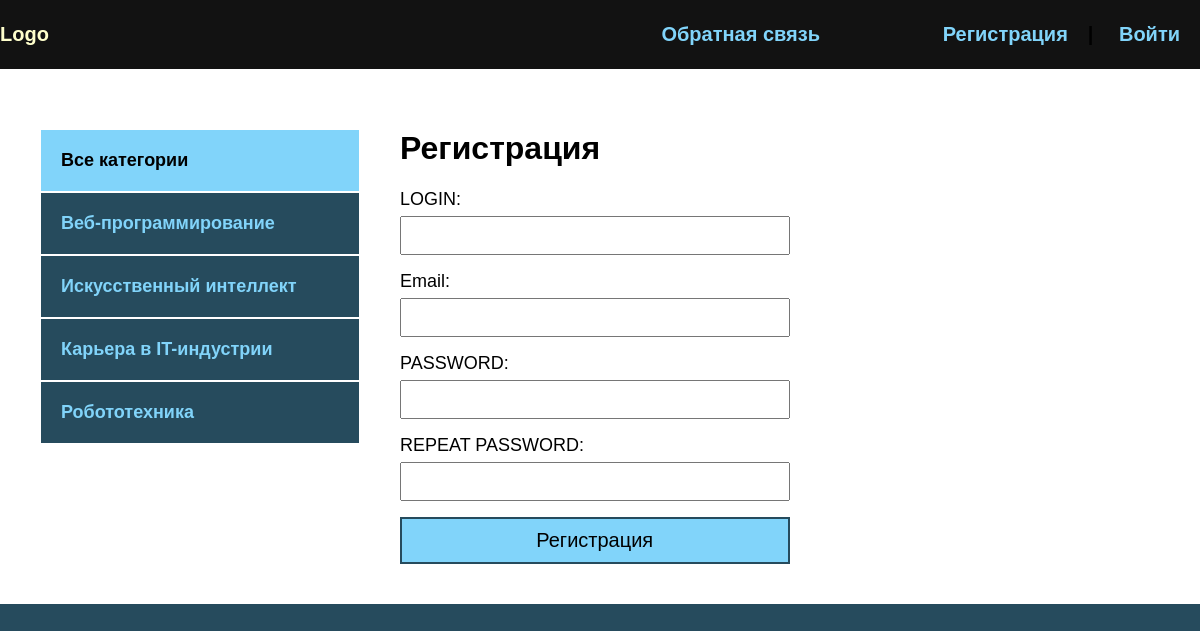
Screenshot of /register/ with the database file from the repository.
### blog/models.py (models this page shows, shortened)
class Category(models.Model):
    name = models.CharField(max_length=100, db_index=True, verbose_name="Категория")
    slug = models.SlugField(max_length=100, unique=True, db_index=True, verbose_name="URL")
    def get_absolut_url(self):
        return reverse('category', kwargs={'cat_slug': self.slug})
    class Meta:
        verbose_name = "Категория"
        verbose_name_plural = "Категории"

### blog/views.py (the view, shortened to what this page needs)
# urls.py: path('register/', RegisterUser.as_view(), name='register'),
class RegisterUser(DataMixin, CreateView):
    form_class = RegisterUserForm
    template_name = 'blog/register.html'
    success_url = reverse_lazy('login')
    def get_context_data(self, *, object_list=None, **kwargs):
        context = super().get_context_data(**kwargs)
        c_def = self.get_user_context(title='Регистрация')
        return dict(list(context.items()) + list(c_def.items()))

### blog/forms.py
class RegisterUserForm(UserCreationForm):
    username = forms.CharField(label='LOGIN', widget=forms.TextInput(
        attrs={'class': 'form-input'}
    ))
    email = forms.EmailField(label="Email", widget=forms.EmailInput(
        attrs={'class': 'form-input'}
    ))
    password1 = forms.CharField(label="PASSWORD", widget=forms.PasswordInput(attrs={'class': 'form-input'}))
    password2 = forms.CharField(label="REPEAT PASSWORD", widget=forms.PasswordInput(attrs={'class': 'form-input'}))
    class Meta:
        model = User
        fields = ('username', 'email', 'password1', 'password2')

### blog/utils.py (called while the page is built)
    def get_user_context(self, **kwargs):
        context = kwargs
        cats = Category.objects.annotate(Count('blog'))
        user_menu = menu.copy()
        if not self.request.user.is_authenticated:
            user_menu.pop(0)
        context['menu'] = user_menu
        context['cats'] = cats
        if 'cat_selected' not in context:
            context['cat_selected'] = 0
        return context

### blog/templates/blog/register.html (shortened to what this page needs)
{% extends 'blog/base.html' %}
{% block content %}
<h1>{{ title }}</h1>
<form method="post">
    {{ form.as_p }}
    <button>Регистрация</button>
</form>
{% endblock %}

### blog/templates/blog/base.html (shortened to what this page needs)
{% load static %}
{% load blog_tags %}
<!DOCTYPE html>
<html lang="en">
<head>
    <link rel="stylesheet" href="{% static 'css/style.css' %}">
</head>
<body>
    <div class="header">
        <div class="wrap">
            <ul class="meinmenu">
                <li class="logo">
                    <a href="{% url 'index' %}">
                        <div class="logo">Logo</div>
                    </a>
                </li>
                {% for m in menu %}
                <li class="last">
                    <a href="{% url m.url_name %}">{{ m.title }}</a>
                </li>
                {% endfor %}
                {% if request.user.is_authenticated %}
                <li class="last">{{ user.username }} | <a href="{% url 'logout' %}">Выйти</a></li>
                {% else %}
                <li class="last"><a href="{% url 'register' %}">Регистрация</a>| <a href="{% url 'login' %}">Войти</a></li>
                {% endif %}
            </ul>
        </div>
    </div>
    <div class="content">
        <div class="wrap">
            <div class="sidebar">
                <ul>
                    {% if cat_selected == 0 %}
                    <li class="selected">Все категории</li>
                    {% else %}
                    <li><a href="{% url 'index' %}">Все категории</a></li>
                    {% endif%}
                    {% for c in cats %}
                        {% if c.blog__count > 0 %}
                            {% if c.pk == cat_selected %}
                            <li class="selected">{{ c.name }}</li>
                            {% else %}
                            <li><a href="{{ c.get_absolut_url }}">{{ c.name }}</a></li>
                            {% endif %}
                        {% endif %}
                    {% endfor %}
                </ul>
            </div>
            <div class="main">
                {% block content %}
                {% endblock %}
            </div>
        </div>
    </div>
</body>
</html>

### blog/static/css/style.css (style rules this page uses)
body { margin: 0; padding: 0; background: #264b5d; font-family: Verdana, Geneva, Tahoma, sans-serif; }
.wrap { max-width: 1200px; margin: 0 auto; }
.content .wrap { background: #FFF; padding: 40px; box-sizing: border-box; display: flex; }
ul { list-style: none; margin: 0; padding: 0; }
a { color: #81d4fa; text-decoration: none; padding: 20px; }
.header { background: #121212; }
.meinmenu { display: flex; align-items: center; font-size: 20px; font-weight: bold; }
.logo { flex-basis: 40%; }
.last { flex-basis: 30%; text-align: right; }
.sidebar ul { width: 320px; margin-right: 40px; margin-top: 20px; }
.sidebar a { padding: 20px; background: #264b5d; display: block; border: 1px solid #FFF; font-weight: bold; font-size: 18px; }
.selected { font-size: 18px; padding: 20px; border: 1px solid #FFF; font-weight: bold; background: #81d4fa; }
.form-input { width: 100%; padding: 10px; box-sizing: border-box; }
button { background: #81d4fa; border: 2px solid #264b5d; width: 100%; padding: 10px; font-size: 20px; cursor: pointer; }
form label { font-size: 18px; }
input, textarea { width: 100%; margin-top: 6px; padding: 6px; box-sizing: border-box; }
label { font-size: 20px; }
.last a { display: inline-block; }

### rows the page displays
Category: name "Веб-программирование"
Category: name "Искусственный интеллект"
Category: name "Карьера в IT-индустрии"
Category: name "Робототехника"

### other values shown
{{ m.title }} "Обратная связь"
{{ title }} "Регистрация"
